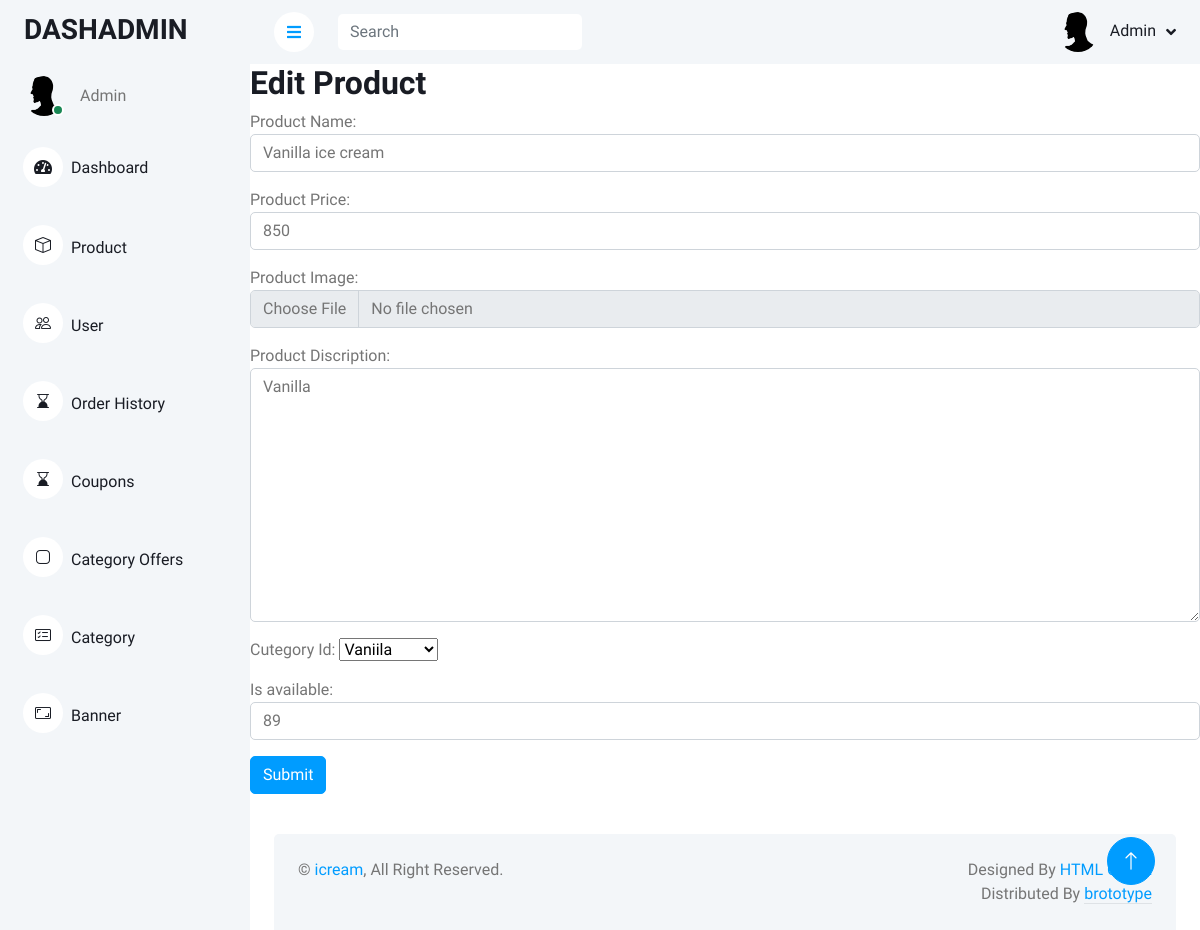
Page /customize/edituserdetails/1/ on the committed database.
### home/models.py (models this page shows, shortened)
class Product(models.Model):
    product_name = models.CharField(max_length=50,default=None)
    product_price = models.IntegerField(default=None)
    product_image = models.ImageField(upload_to='images/',default=None)
    product_discription = models.TextField(default=None)
    Cutegory_id = models.ForeignKey(Category,on_delete=models.CASCADE,default=None)
    is_available = models.IntegerField(default=None)
    is_offers = models.IntegerField(default=None)

### customize/views.py (the view, shortened to what this page needs)
# urls.py: path('edituserdetails/<id>/',views.edit_product,name='edit_product'),
def edit_product(request,id):
    edit_product_details = Product.objects.get(id = id)
    forms = ProductEditDetails(request.POST or None,instance= edit_product_details )
    return render(request,'editproduct.html',{'forms':forms})

### customize/forms.py
class ProductEditDetails(ModelForm):
    class Meta:
        model = Product
        fields = ('product_name','product_price','product_image','product_discription','Cutegory_id','is_available')
        widgets = {
            'product_name':forms.TextInput(attrs={'class':'form-control'}),
            'product_price':forms.NumberInput(attrs={'class':'form-control'}),
            'product_image':forms.FileInput(attrs={'class':'form-control'}),
            'product_discription':forms.Textarea(attrs={'class':'form-control'}),
            'is_available':forms.NumberInput(attrs={'class':'form-control'}),
        }
        labels={
            'product_name':'Product Name',
            'product_price':'Product Price',
            'product_image':'Product Image',
            'product_discription':'Product Discription',
            'Cutegory_id':'Cutegory Id',
        }

### home/models.py (called while the page is built)
    def __str__(self):
        return self.category_name

### customize/templates/editproduct.html (shortened to what this page needs)
{% extends 'admindemo.html' %}
{% block content %}
<h2 >Edit Product</h2>
<form method='post' action='' enctype="multipart/form-data">
    {{forms.as_p}}
    <button type="submit" class="btn btn-primary">Submit</button>
    <button id="confirm-btn" class="btn btn-success not-visible">Confirm</button><br>
  </form>
  {% endblock content %}

### static/dcss/style.css (style rules this page uses)
:root { --primary: #F195B2 ; --light: #F3F6F9; --dark: #191C24; }
.btn { transition: .5s; }
.btn.btn-primary { color: #FFFFFF; }

### rows in the picture
Product: product_name "Vanilla ice cream", product_price "850", product_discription "Vanilla", Cutegory_id "Vaniila", is_available "89"
